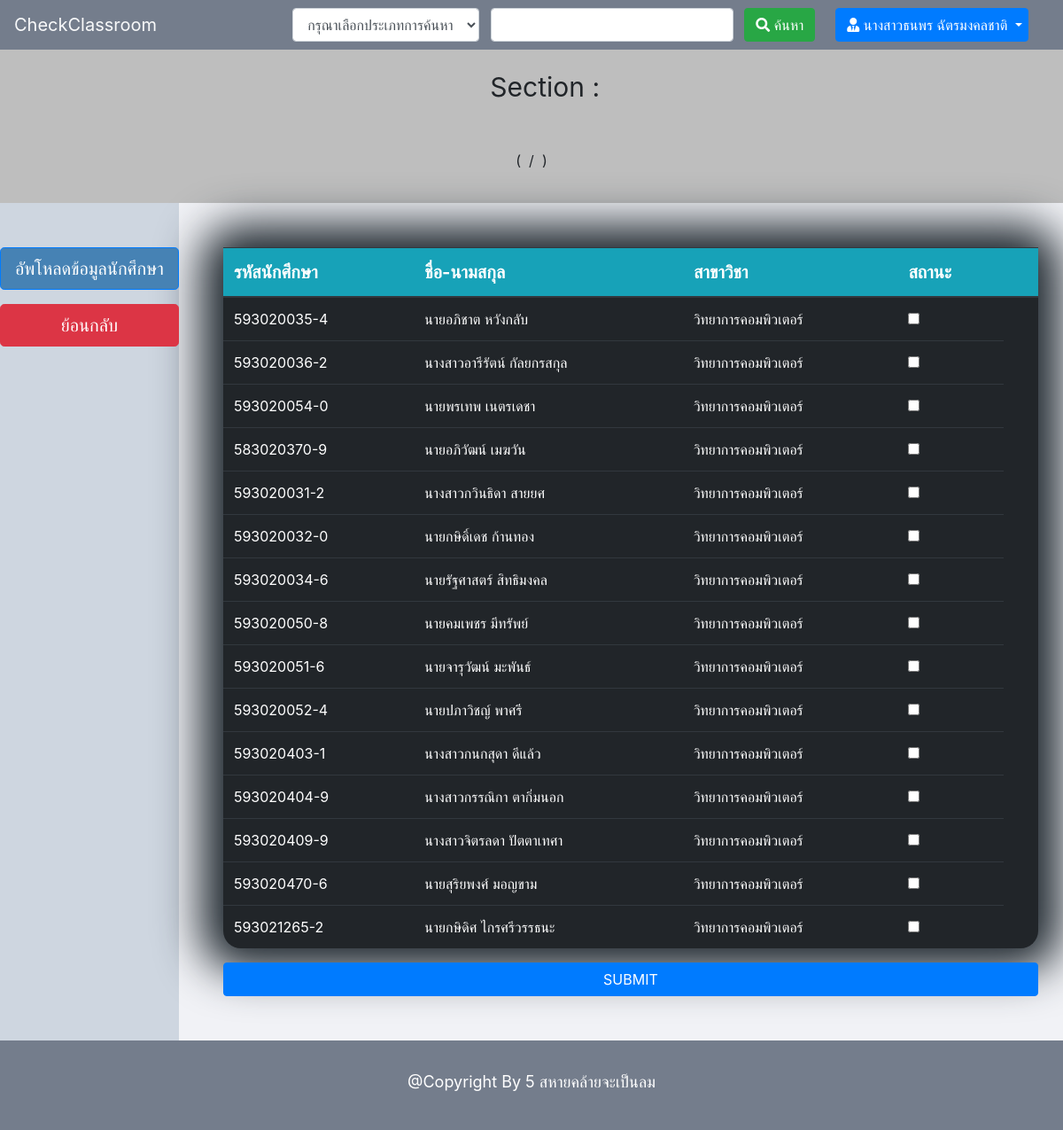
The page /admin/add_student_form_search.php (signed in) on the database its author committed.
### tables this page shows
CREATE TABLE `student` (
  `s_id` varchar(30) NOT NULL,
  `s_password` varchar(30) NOT NULL,
  `s_name` varchar(50) NOT NULL,
  `s_department` varchar(30) NOT NULL,
  `s_profile` varchar(255) NOT NULL,
  `permission` int(1) NOT NULL DEFAULT '3'
);

### admin/add_student_form_search.php (the view, shortened to what this page needs)
<?php
	include '../connect.php';
	$stmt5 = $pdo->prepare("SELECT * FROM ta WHERE t_username = ?");
	$stmt5->bindParam(1,$_SESSION["username"]);
	$stmt5->execute();
	while ($row5=$stmt5->fetch()) {
	 	$rowName1["t_name"] = $row5["t_name"];
	 }
	if (!empty($_SESSION['username']) && $_SESSION['permission'] == 1 || $_SESSION['permission'] == 2) { ?>
<!DOCTYPE html>
<html>
<head>
	<link rel="stylesheet" href="https://maxcdn.bootstrapcdn.com/bootstrap/4.0.0/css/bootstrap.min.css">
	<link rel="stylesheet" href="https://use.fontawesome.com/releases/v5.7.2/css/all.css">
	<link rel="stylesheet" type="text/css" href="../style.css">
</head>
<body>
	<?php if ($_SESSION['permission'] == 1) { ?>
	<nav class="navbar sticky-top navbar-light navbar-expand-lg" style="background-color: #747d8c;">
 		<a class="navbar-brand text-light" href="admin_home.php">CheckClassroom</a>
  		<button class="navbar-toggler" type="button" data-toggle="collapse" data-target="#navbarSupportedContent" aria-controls="navbarSupportedContent" aria-expanded="false" aria-label="Toggle navigation">
    		<span class="navbar-toggler-icon"></span>
    	</button>
		  <div class="collapse navbar-collapse" id="navbarSupportedContent" >
		    <ul class="navbar-nav mr-auto">
		    </ul>
		    <div class="form-inline mr-sm-2">
		    	<form action="add_student_form_search.php" method="post" >
		    		<select name="search_type1" id="search_type1" class="form-control mr-sm-2">
		    			<option value=""> กรุณาเลือกประเภทการค้นหา </option>
		    			<option value="s_id"> รหัสนักศึกษา </option>
		    			<option value="s_name"> ชื่อ-นามสกุล </option>
		    			<option value="s_department"> สาขาวิชา </option>
		    		</select>
		    		<input type="text" name="keyword1" id="keyword1" class="form-control mr-sm-2">
		    		<input type="hidden" name="id" value="<?=$rowID['id']?>">
		    		<button class="btn btn-success" id="submit_search" value="submit_search"><i class="fas fa-search"></i> ค้นหา </button>
		    	</form>
		    </div>
		    <div class="form-inline my-2 my-lg-0 mr-sm-2 col-md-2">
		    	<a href="" class="btn btn-primary  dropdown-toggle col-12" data-toggle="dropdown" aria-haspopup="true" aria-expanded="false"> <i class="fas fa-user-tie"></i> <?= $rowName["l_name"] ?> </a>
		    	<div class="dropdown-menu col-10">
		    		<button class="dropdown-item" data-target="#profile" data-toggle="modal"> ข้อมูลส่วนตัว </button>
		    		<button class="dropdown-item" data-target="#editProfile" data-toggle="modal"> แก้ไขข้อมูลส่วนตัว </button>
		    		<div class="dropdown-divider"></div>
		    		<a href="../admin/admin_logout.php" class="dropdown-item" id="logout_button"> ออกจากระบบ </a>
		    	</div>
		    </div>
		  </div>
	</nav>
	<div class="modal fade" id="profile" tabindex="-1" role="dialog" aria-labelledby="exampleModalLabel" aria-hidden="true">
		  <div class="modal-dialog modal-dialog-centered" role="document">
		    <div class="modal-content " style="box-shadow: 0px 0px 50px 25px #1e272e;">
		      <div class="modal-header">
		        <h3 class="modal-title" id="exampleModalLabel">Profile</h3>
		        <button type="button" class="close" data-dismiss="modal" aria-label="Close">
		          <span aria-hidden="true">&times;</span>
		        </button>
		      </div>
		      	<div class="modal-body" style="padding: 20px;">
			       <div class="form-group">
			       		<label class="text-primary" style="font-size: 20px;"> ชื่อผู้ใช้ </label>
			       		<input type="text" name="username" class="form-control" value="<?=$rowUser['l_username']?>" readonly>
			       </div>
			       <div class="form-group">
			       		<label class="text-primary" style="font-size: 20px;"> ชื่อ - นามสกุล </label>
			       		<input type="text" name="username" class="form-control" value="<?=$rowName['l_name']?>" readonly>
			       </div>
			       <div class="form-group">
			       		<label class="text-primary" style="font-size: 20px;"> ตำแหน่ง </label>
			       		<input type="text" name="permission" class="form-control" value="อาจารย์" readonly>
			       </div>
		      	</div>
		      <div class="modal-footer">
		        <button type="button" class="btn btn-secondary" data-dismiss="modal">Close</button>
		      </div>
		    </div>
		  </div>
		</div>
	<form action="edit_profile.php" method="post" name="edit_profile" onSubmit="JavaScript:return editSubmit();">
	<div class="modal fade" id="editProfile" tabindex="-1" role="dialog" aria-labelledby="exampleModalLabel" aria-hidden="true">
		  <div class="modal-dialog modal-dialog-centered" role="document">
		    <div class="modal-content " style="box-shadow: 0px 0px 50px 25px #1e272e;">
		      <div class="modal-header">
		        <h3 class="modal-title" id="exampleModalLabel">Profile</h3>
		        <button type="button" class="close" data-dismiss="modal" aria-label="Close">
		          <span aria-hidden="true">&times;</span>
		        </button>
		      </div>
		      	<div class="modal-body" style=" padding: 50px;">
			       <div class="form-group">
			       		<label class="text-primary" style="font-size: 20px;"> ชื่อผู้ใช้ </label>
			       		<input type="text" name="username" class="form-control" value="<?=$rowUser['l_username']?>" readonly>
			       </div>
			       <div class="form-group">
			       		<label class="text-primary" style="font-size: 20px;"> ชื่อ - นามสกุล </label>
			       		<input type="text" name="name" class="form-control" value="<?=$rowName['l_name']?>">
			       </div>
			        <div class="form-group">
			       		<label class="text-primary" style="font-size: 20px;"> รหัสผ่าน </label>
			       		<input type="text" name="password" class="form-control" value="<?=$rowPassword['l_password']?>">
			       </div>
		      </div>
		      <div class="modal-footer">
		        <button type="button" class="btn btn-secondary" data-dismiss="modal">Close</button>
		        <button type="submit" class="btn btn-primary" id="edit_submit"> Submit </button>
		      </div>
		    </div>
		  </div>
		</div>
	</form>
	<?php } elseif ($_SESSION['permission'] == 2) { ?>
	<nav class="navbar sticky-top navbar-light navbar-expand-lg" style="background-color: #747d8c;">
 		<a class="navbar-brand text-light" href="admin_home.php">CheckClassroom</a>
		  <div class="collapse navbar-collapse" id="navbarSupportedContent" >
		    <div class="form-inline mr-sm-2">
		    	<form action="add_student_form_search.php" method="post" >
		    		<select name="search_type1" id="search_type1" class="form-control mr-sm-2">
		    			<option value=""> กรุณาเลือกประเภทการค้นหา </option>
		    		</select>
		    		<input type="text" name="keyword1" id="keyword1" class="form-control mr-sm-2">
		    		<button class="btn btn-success" id="submit_search" value="submit_search"><i class="fas fa-search"></i> ค้นหา </button>
		    	</form>
		    </div>
		    <div class="form-inline my-2 my-lg-0 mr-sm-2  col-3">
		    	<a href="" class="btn btn-primary  dropdown-toggle col-12" data-toggle="dropdown" aria-haspopup="true" aria-expanded="false"> <i class="fas fa-user-tie"></i> <?= $rowName1["t_name"] ?> </a>
		    </div>
		  </div>
	</nav>
	<?php } ?>
	<div style="min-height: 850px;background-color: #ecf0f1;">
		<div style="background-color: #BEBEBE; padding-top: 20px; padding-bottom: 20px;">
						<div class="form-group" style="text-align: center;">
							<label style="font-size: 30px;"> <?= $rowCID['c_id'] ?> </label> &nbsp; <label style="font-size: 30px;">  <?= $rowCNAME['c_name'] ?> &nbsp; Section : <?=$rowCSEC['c_sec']?></label>
						</div><br>
						<div class="form-group" style="text-align: center;">
							(&nbsp;<label style="font-size: 30px;"><?=$rowCTERM['c_term']?></label>&nbsp;/&nbsp;<label style="font-size: 30px;"><?=$rowCYEAR['c_year']?></label>&nbsp;)
						</div>
					</div>
		<div style="display: flex;">
					<div style="background-color: #ced6e0; min-height: 700px;width: 300px; padding-top: 50px;padding-bottom: 50px;">
						<div class="form-group mb-3 justify-content-center" style="text-align: center; ">
							<button id="add_student_file_button" data-target="#add_student_file_modal" data-toggle="modal" class="btn btn-primary btn-lg col-12" style="background-color: #4682B4;"> อัพโหลดข้อมูลนักศึกษา </button>
						</div>
						<div class="form-group mb-3 justify-content-center" style="text-align: center;">
							<a href="admin_home.php" class="btn btn-danger btn-lg col-12"> ย้อนกลับ </a>
						</div>
					</div>
					<div style="background-color:#f1f2f6;min-width: 85%;min-height: 500px;padding: 50px;">
						<div class="table-responsive-sm" >
						<table class="table table-dark table-hover" style="border-radius: 20px; box-shadow: 0px 0px 50px 25px #1e272e;">
							<thead class="text-white bg-info" style="font-size: 20px;">
								<tr>
									<th>รหัสนักศึกษา</th>
									<th>ชื่อ-นามสกุล</th>
									<th>สาขาวิชา</th>
									<th>สถานะ</th>
									<th></th>
								</tr>
							</thead>
							<tbody style="font-size: 16px;">
								<form action="add_student.php" method="post" name="add_student_form" onSubmit="JavaScript:return addStudent();">
								<?php
					     		if (!isset($_POST['search_type1']) && !isset($_POST['keyword1'])) {
					     			$stmt6=$pdo->prepare("SELECT * FROM student");
									$stmt6->execute();
									$i=0; $k=0; while ($row6=$stmt6->fetch()) { ?>
										<tr>
							     			<td><input type="hidden" name="s_id[]" value="<?=$row6['s_id']?>"><?=$row6['s_id']?></td>
							     			<td><input type="hidden" name="s_name[]" value="<?=$row6['s_name']?>"><?=$row6['s_name']?></td>
							     			<td><input type="hidden" name="s_department[]" value="<?=$row6['s_department']?>"><?=$row6['s_department']?></td>
							     			<td>
												  <input type="checkbox" name="Ch_INSERT[]" id="Ch_INSERT<?=$k++?>" value="<?=$i++?>">
											</td>
							     		</tr>
									<?php }
					     		} ?>
							</tbody>
						</table>
						</div>
						<button type="submit" class="btn btn-primary btn-block" id="SAVE" name="add_student_submit[]" value="SAVE"> SUBMIT </button>
					</div>
			</div>
	<footer style="background-color: #747d8c; padding: 24px;">
		<div style="text-align: center;">
			<label style="font-size: 18px; color: white; padding: 9px;">@Copyright By 5 สหายคล้ายจะเป็นลม</label>
		</div>
	</footer>
</body>
</html>
<?php } else {
		setcookie('wrong_login',1,time()+10,'/');
		echo "<script type='text/javascript'> window.location.href = '../index.php';</script>";
	} ?>

### rows shown on the page
student: s_id "593020035-4", s_name "นายอภิชาต หวังกลับ", s_department "วิทยาการคอมพิวเตอร์"
student: s_id "593020036-2", s_name "นางสาวอารีรัตน์ กัลยกรสกุล", s_department "วิทยาการคอมพิวเตอร์"
student: s_id "593020054-0", s_name "นายพรเทพ เนตรเดชา", s_department "วิทยาการคอมพิวเตอร์"
student: s_id "583020370-9", s_name "นายอภิวัฒน์ เมฆวัน", s_department "วิทยาการคอมพิวเตอร์"
student: s_id "593020031-2", s_name "นางสาวกวินธิดา สายยศ", s_department "วิทยาการคอมพิวเตอร์"
student: s_id "593020032-0", s_name "นายกษิดิ์เดช ก้านทอง", s_department "วิทยาการคอมพิวเตอร์"
student: s_id "593020034-6", s_name "นายรัฐศาสตร์ สิทธิมงคล", s_department "วิทยาการคอมพิวเตอร์"
student: s_id "593020050-8", s_name "นายคมเพชร มีทรัพย์", s_department "วิทยาการคอมพิวเตอร์"
student: s_id "593020051-6", s_name "นายจารุวัฒน์ มะพันธ์", s_department "วิทยาการคอมพิวเตอร์"
student: s_id "593020052-4", s_name "นายปภาวิชญ์ พาศรี", s_department "วิทยาการคอมพิวเตอร์"
student: s_id "593020403-1", s_name "นางสาวกนกสุดา ดีแล้ว", s_department "วิทยาการคอมพิวเตอร์"
student: s_id "593020404-9", s_name "นางสาวกรรณิกา ตากิ่มนอก", s_department "วิทยาการคอมพิวเตอร์"
student: s_id "593020409-9", s_name "นางสาวจิตรลดา ปัตตาเทศา", s_department "วิทยาการคอมพิวเตอร์"
student: s_id "593020470-6", s_name "นายสุริยพงศ์ มอญขาม", s_department "วิทยาการคอมพิวเตอร์"
student: s_id "593021265-2", s_name "นายกษิดิศ ไกรศรีวรรธนะ", s_department "วิทยาการคอมพิวเตอร์"

### other values the page prints
$rowName1["t_name"] "นางสาวธนพร ฉัตรมงคลชาติ"
